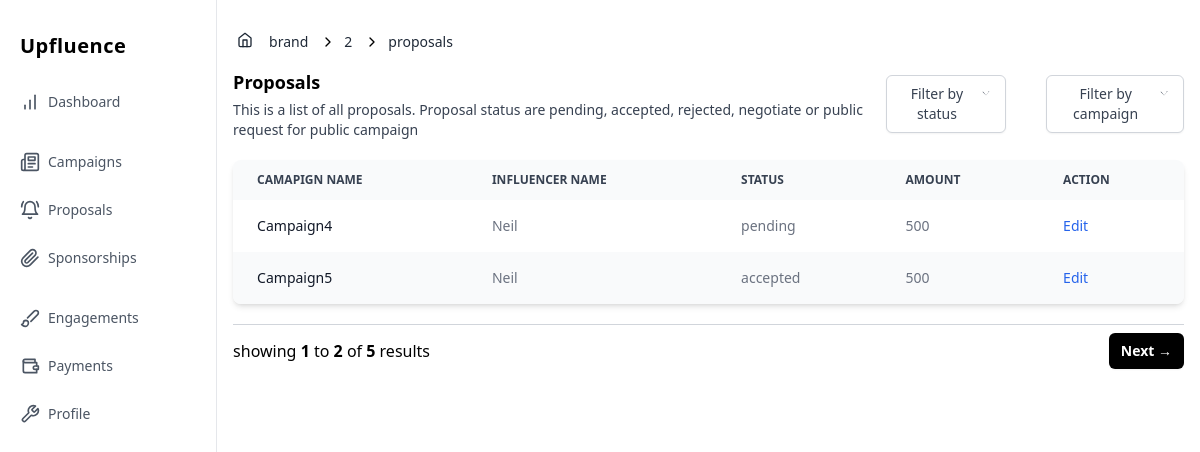
The app's page /brand/2/proposals with its own data.
### upfluence/models.py (models this page shows, shortened)
class Proposal(db.Model):
    __tablename__ = 'proposals'
    id = db.Column(db.Integer, primary_key=True)
    campaign_id = db.Column(db.Integer, db.ForeignKey(
        'campaigns.id'), nullable=False)
    influencer_id = db.Column(db.Integer, db.ForeignKey(
        'influencers.id'), nullable=False)
    message = db.Column(db.Text)
    requirements = db.Column(db.Text)
    is_public_infu = db.Column(db.Boolean, default=False)
    status = db.Column(db.String(50), default='pending')
    original_amount = db.Column(db.Integer, default=0)
    negotiate_amount = db.Column(db.Integer, default=0)
    created_at = db.Column(db.DateTime, default=datetime.now)
    updated_at = db.Column(
        db.DateTime, default=datetime.now, onupdate=datetime.now)
    influencer = db.relationship(
        'Influencer', back_populates='proposals', lazy=True)
    campaign = db.relationship(
        'Campaign', back_populates='proposals', lazy=True)
    sponsorship = db.relationship(
        'Sponsorship', back_populates='proposal', uselist=False, lazy=True)

class Campaign(db.Model):
    __tablename__ = 'campaigns'
    id = db.Column(db.Integer, primary_key=True)
    brand_id = db.Column(db.Integer, db.ForeignKey(
        'brands.id'), nullable=False)
    name = db.Column(db.String(50), unique=True, nullable=False)
    description = db.Column(db.Text, nullable=False)
    is_public = db.Column(db.Boolean, default=False)
    start_date = db.Column(db.DateTime, nullable=False, default=datetime.now)
    end_date = db.Column(db.DateTime, nullable=False)
    allocated_budget = db.Column(db.Integer, default=0, nullable=False)
    is_approved = db.Column(db.Boolean, default=False)
    is_blocked = db.Column(db.Boolean, default=False)
    created_at = db.Column(db.DateTime, default=datetime.now)
    updated_at = db.Column(
        db.DateTime, default=datetime.now, onupdate=datetime.now)
    brand = db.relationship('Brand', back_populates='campaigns', lazy=True)
    proposals = db.relationship(
        'Proposal', back_populates='campaign', lazy='dynamic')
    sponsorships = db.relationship(
        'Sponsorship', back_populates='campaign', lazy='dynamic')
    engagements = db.relationship(
        'Engagement', back_populates='campaign', lazy='dynamic')

class Influencer(db.Model):
    __tablename__ = 'influencers'
    id = db.Column(db.Integer, primary_key=True)
    user_id = db.Column(db.Integer, db.ForeignKey(
        'users.id'), nullable=False)  # FK
    name = db.Column(db.String(50), nullable=False)
    industry = db.Column(db.String(50), nullable=False)
    is_approved = db.Column(db.Boolean, default=False)  # admin
    is_blocked = db.Column(db.Boolean, default=False)  # admin
    wallet = db.Column(db.Integer, default=0)
    created_at = db.Column(db.DateTime, default=datetime.now)
    updated_at = db.Column(
        db.DateTime, default=datetime.now, onupdate=datetime.now)
    user = db.relationship('User', back_populates='influencer', lazy=True)
    niches = db.relationship(
        'InfluencerNiche', back_populates='influencer', lazy=True)
    social_medias = db.relationship(
        'SocialMediaAccount', back_populates='influencer', lazy=True)
    proposals = db.relationship(
        'Proposal', back_populates='influencer', lazy='dynamic')
    sponsorships = db.relationship(
        'Sponsorship', back_populates='influencer', lazy='dynamic')
    engagements = db.relationship(
        'Engagement', back_populates='influencer', lazy='dynamic')
    payments = db.relationship(
        'Payment', back_populates='influencer', lazy='dynamic')
    reviews = db.relationship(
        'Review', back_populates='influencer', lazy='dynamic')
    activities = db.relationship(
        'InfluencerActivity', lazy=True)

### upfluence/brand/brand.py (the view)
@brand.route('<int:brand_id>/proposals')
def proposals(brand_id):
    filter_by_status = clean_arg(request.args.get('filter_by_status'))
    filter_by_campaign_id = clean_arg(request.args.get('filter_by_campaign'))
    page = request.args.get('page', default=1, type=int)
    per_page = 2
    brand = Brand.query.filter_by(id=brand_id).first()
    brand_campaigns = brand.campaigns
    brand_proposals = []
    for campaign in brand_campaigns:
        if filter_by_status:
            if filter_by_status in 'accepted':
                brand_proposals.extend(
                    campaign.proposals.filter_by(status='accepted').all())
            elif filter_by_status in 'rejected':
                brand_proposals.extend(
                    campaign.proposals.filter_by(status='rejected').all())
            elif filter_by_status in 'pending':
                brand_proposals.extend(
                    campaign.proposals.filter_by(status='pending').all())
        else:
            brand_proposals.extend(campaign.proposals.all())
    if filter_by_campaign_id:
        brand_proposals = [proposal for proposal in brand_proposals if proposal.campaign_id == int(
            filter_by_campaign_id)]
    brand_proposals.sort(reverse=True, key=lambda x: x.id)
    paginated_proposals, total, total_pages, start, end = paginate(
        brand_proposals, page, per_page)
    return render_template('brand/brand_proposals.html', brand_id=brand_id, proposals=paginated_proposals, campaigns=brand_campaigns, filter_by_status=filter_by_status, filter_by_campaign=filter_by_campaign_id, curr_page=page, total=total, total_pages=total_pages, start=start, end=end)

### upfluence/helpers.py (called while the page is built)
def clean_arg(arg):
    if arg:
        return arg.strip().lower()
    else:
        return None

def paginate(list, page=1, per_page=6):
    start_idx = (page - 1) * per_page
    end_idx = start_idx + per_page
    total_pages = (len(list) + per_page - 1) // per_page
    total_items = len(list)
    return (list[start_idx:end_idx], total_items, total_pages, start_idx, end_idx)

### upfluence/templates/brand/brand_proposals.html (shortened to what this page needs)
{% extends "brand/brand_layout.html" %}
{% block section %}
<nav class="flex px-4 mx-auto w-full max-w-7xl" aria-label="Breadcrumb">
  <ol class="inline-flex items-center space-x-1 md:space-x-3">
    <li class="inline-flex items-center">
      <a
        href="{{ url_for('brand.dashboard', brand_id=brand_id)}}"
        class="ml-1 inline-flex text-sm font-medium text-gray-800 hover:underline "
      >
        <svg
          xmlns="http://www.w3.org/2000/svg"
          width="24"
          height="24"
          viewBox="0 0 24 24"
          fill="none"
          stroke="currentColor"
          stroke-width="2"
          stroke-linecap="round"
          stroke-linejoin="round"
          class="mr-4 h-4 w-4"
        >
          <path d="m3 9 9-7 9 7v11a2 2 0 0 1-2 2H5a2 2 0 0 1-2-2z"></path>
          <polyline points="9 22 9 12 15 12 15 22"></polyline>
        </svg>
        brand
      </a>
    </li>
    {% for crumb in url_for('brand.proposals', brand_id=brand_id).split('/')[2:]  %}
        <li>
      <div class="flex items-center">
        <svg
          xmlns="http://www.w3.org/2000/svg"
          width="24"
          height="24"
          viewBox="0 0 24 24"
          fill="none"
          stroke="currentColor"
          stroke-width="2"
          stroke-linecap="round"
          stroke-linejoin="round"
          class="h-4 w-4"
        >
          <polyline points="9 18 15 12 9 6"></polyline>
        </svg>
        <a
          href="#"
          class="ml-1 text-sm font-medium text-gray-800 hover:underline md:ml-2"
        >
          {{ crumb }}
        </a>
      </div>
    </li>
    {% endfor %}
</ol>
</nav>
<section class="mx-auto w-full max-w-7xl px-4 py-4 ">
<div class="flex flex-col space-y-4 md:flex-row md:items-center md:justify-between md:space-y-0">
    <div>
      <h2 class="text-lg font-semibold">Proposals</h2>
      <p class="mt-1 text-sm text-gray-700">
        This is a list of all proposals. Proposal status are pending, accepted, rejected, negotiate or public request for public campaign
      </p>
    </div>
    <div class="flex items-center gap-10">
     <div class="relative inline-block text-left">
        <div>
            <button id="dropdownButton" type="button" class="inline-flex justify-center w-full rounded-md border border-gray-300 shadow-sm px-4 py-2 bg-white text-sm font-medium text-gray-700 hover:bg-gray-50 focus:outline-none focus:ring-2 focus:ring-offset-2 focus:ring-indigo-500" aria-expanded="true" aria-haspopup="true">
                Filter by status
                <svg class="-mr-1 ml-2 h-5 w-5" xmlns="http://www.w3.org/2000/svg" viewBox="0 0 20 20" fill="currentColor" aria-hidden="true">
                    <path fill-rule="evenodd" d="M5.23 7.21a.75.75 0 011.06.02L10 11.69l3.71-4.46a.75.75 0 011.08-1.04l-4.25 5.12a.75.75 0 01-1.08 0L5.23 7.21a.75.75 0 01-.02-1.06z" clip-rule="evenodd" />
                </svg>
            </button>
        </div>
    </div>
     <div class="relative inline-block text-left">
        <div>
            <button id="dropdownButton1" type="button" class="inline-flex justify-center w-full rounded-md border border-gray-300 shadow-sm px-4 py-2 bg-white text-sm font-medium text-gray-700 hover:bg-gray-50 focus:outline-none focus:ring-2 focus:ring-offset-2 focus:ring-indigo-500" aria-expanded="true" aria-haspopup="true">
                Filter by campaign
                <svg class="-mr-1 ml-2 h-5 w-5" xmlns="http://www.w3.org/2000/svg" viewBox="0 0 20 20" fill="currentColor" aria-hidden="true">
                    <path fill-rule="evenodd" d="M5.23 7.21a.75.75 0 011.06.02L10 11.69l3.71-4.46a.75.75 0 011.08-1.04l-4.25 5.12a.75.75 0 01-1.08 0L5.23 7.21a.75.75 0 01-.02-1.06z" clip-rule="evenodd" />
                </svg>
            </button>
        </div>
    </div>
    </div>
</div>
<div class="relative overflow-x-auto shadow-md sm:rounded-lg mt-5">
    <table class="w-full text-sm text-left rtl:text-right text-gray-500 ">
        <thead class="text-xs text-gray-700 uppercase bg-gray-50 ">
            <tr>
                <th scope="col" class="px-6 py-3">
                    Camapign name
                </th>
                <th scope="col" class="px-6 py-3">
                    Influencer name
                </th>
                <th scope="col" class="px-6 py-3">
                    status
                </th>
                <th scope="col" class="px-6 py-3">
                    Amount
                </th>
                <th scope="col" class="px-6 py-3">
                    Action
                </th>
            </tr>
        </thead>
        <tbody>
           {% for proposal in proposals|sort(reverse=True, attribute='id')  %}
               <tr class="odd:bg-white even:bg-gray-50 ">
                <th scope="row" class="px-6 py-4 font-medium text-gray-900 whitespace-nowrap ">
                    {{ proposal.campaign.name }}
                </th>
                <td class="px-6 py-4">
                    {{ proposal.influencer.name }}
                </td>
                <td class="px-6 py-4">
                    {{ proposal.status }}
                </td>
                <td class="px-6 py-4">
                    {{ proposal.original_amount }}
                </td>
                <td class="px-6 py-4">
                    <a href="#" class="font-medium text-blue-600  hover:underline">Edit</a>
                </td>
              </tr>
           {% endfor %}
        </tbody>
    </table>
</div>
{% if total_pages > 1 %}
<div class="w-full border-t border-gray-300 mt-5">
  <div class="mt-2 flex items-center justify-between">
    <div>
      <p>
        showing <strong>{{ start+1 }}</strong> to <strong>
          {% if end <= total %}{{ end }}{% else %}{{ total }}{% endif %}
        </strong> of <strong>{{ total }}</strong>
        results
      </p>
    </div>
    <div class="space-x-2">
        {% if curr_page+1 <= total_pages  %}
            <button
            type="button"
            class="rounded-md bg-black px-3 py-2 text-sm font-semibold text-white shadow-sm hover:bg-black/80 focus-visible:outline focus-visible:outline-2 focus-visible:outline-offset-2 focus-visible:outline-black"
            >
                <a href="{{ url_for('brand.proposals', brand_id=brand_id, page=curr_page+1, filter_by_campaign=filter_by_campaign, filter_by_status=filter_by_status) }}">
                    Next →
                </a>
            </button>
        {% endif %}
    </div>
  </div>
</div>
{% endif %}
</section>
{% endblock %}

### records on screen
Proposal: campaign.name "Campaign4", influencer.name "Neil", status "pending", original_amount "500"
Proposal: campaign.name "Campaign5", influencer.name "Neil", status "accepted", original_amount "500"

### other values on screen
{{ crumb }} "2" "proposals"
{{ start+1 }} "1"
{{ end }} "2"
{{ total }} "5"
